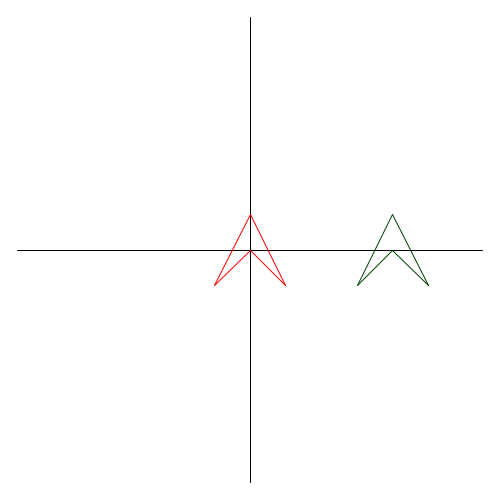
Frame 1 (no input)
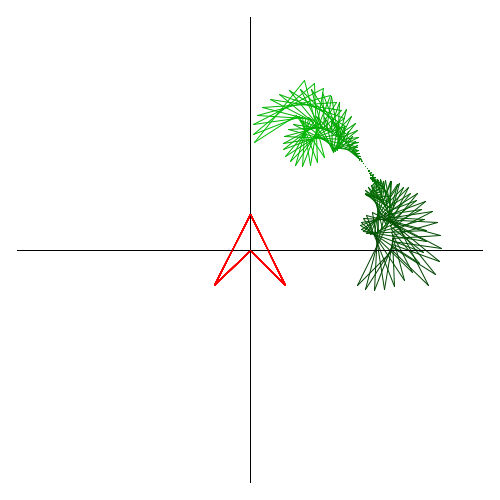
Frame 60 (the mouse pressed at the canvas centre just before this capture)
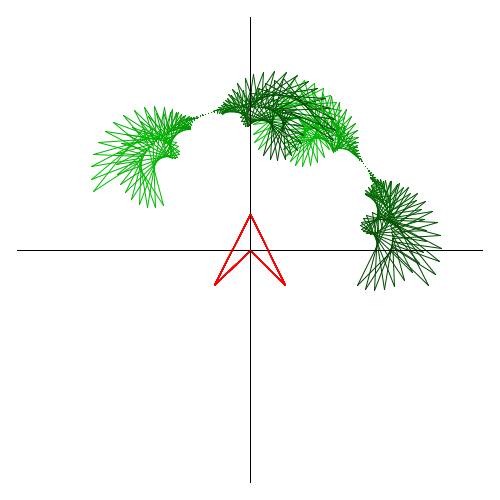
Frame 120 (the mouse held since frame 60 and released just before this capture)

The Processing sketch that drew these frames (run headless with seeded random() and noise(); from frame 60 on, the mouse is pressed at the canvas centre):

// Processing sketch: linalg_animation_beispiel
// ── linalg_animation_beispiel.pde
void setup()
{
  size(500, 500);
  frameRate(60);
  // no animation
  // noLoop();
  background(255);
}

float x(float mx) {
  float xMin = -7;
  float xMax = 7;
  float t = (mx - xMin) / (xMax - xMin);
  return t * width;
}

float y(float my) {
  float yMin = -7;
  float yMax = 7;
  float t = (my - yMin) / (yMax - yMin);
  return height - t * height;
}

float[] transform3v(float[] m, float[] p)
{
  float[] result = new float[3];
  for(int row = 0; row < 3; row++)
  {
    float sum = 0;
    for(int k = 0; k < 3; k++)
    {
      sum += m[row + 3 * k] * p[k];
    }
    result[row] = sum;
  }
  return result;
}

float[] transform3m(float[] m1, float[] m2)
{
  float[] result = new float[9];
  for(int row = 0; row < 3; row++)
  {
    for(int col = 0; col < 3; col++)
    {    
      float sum = 0;
      for(int k = 0; k < 3; k++)
      {
        sum += m1[row + 3 * k] * m2[k + 3 * col];
      }
      result[row + 3 * col] = sum;
    }
  }
  return result;
}

void drawLineLoop(float[][] points)
{
  for(int i = 0; i < points.length; i++)
  {
    int j = (i + 1) % points.length;
    line(
      x(points[i][0]), y(points[i][1]),
      x(points[j][0]), y(points[j][1])
    );
  }
}

float t = 0;

void keyPressed()
{
  noLoop();
}

void draw()
{
  // background(255);
  
  float alpha = (720.0 * t) * PI / 180.0; // 90 Grad im Bogenmass
  float k = 0.5 + 0.5 * cos(t * (2 * PI) );
  float tx = 4 * cos(t / 5 * 2 * PI);
  float ty = 4 * sin(t / 5 * 2 * PI);
  
  float amRotate[] = {
    cos(alpha), sin(alpha), 0,
    -sin(alpha), cos(alpha), 0,
    0, 0, 1
  };
  float amTranslate[] = {
    1, 0, 0,
    0, 1, 0,
   tx, ty, 1
  };
  float amScale[] = {
    k, 0, 0,
    0, k, 0,
    0, 0, 1
  };
    
  float am[] = transform3m(amTranslate, transform3m(amRotate, amScale));

  // arrow shape
  float points[][] = {
    { 0, 1, 1 },
    { -1, -1, 1 },
    { 0, 0, 1 },
    { 1, -1, 1 }
  };
  
  stroke(0);
  line( x(-6.5), y(0), x(6.5), y(0) );
  line( x(0), y(-6.5), x(0), y(6.5) );
  
  stroke(255, 0, 0);
  drawLineLoop(points);
  
  for(int i = 0; i < points.length; i++)
  {
    points[i] = transform3v(am, points[i]);
  }
  
  // change colors as well
  float tCol = (t - floor(t));
  float col = (1 - tCol) * 64 + tCol * 191;
  stroke(0, col, 0);
  
  drawLineLoop(points);
  
  t += 0.01666666;
}

  
  
